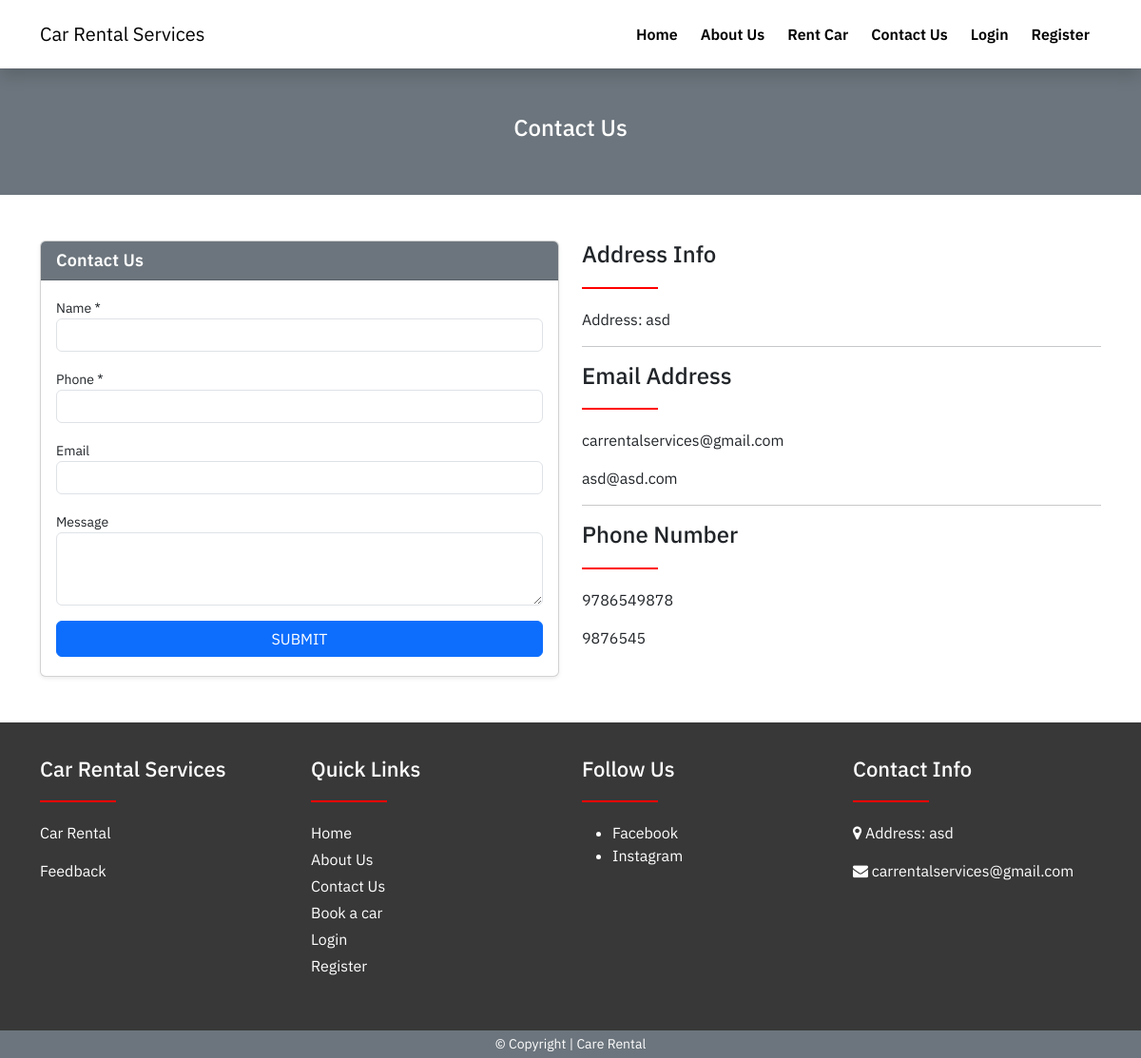
The page /contact-us.php on the database its author committed.
### tables this page shows
CREATE TABLE `web_settings` (
  `id` int(11) UNSIGNED NOT NULL,
  `title` varchar(255) NOT NULL,
  `url` varchar(255) DEFAULT NULL,
  `description` varchar(1000) DEFAULT NULL,
  `logo` varchar(100) DEFAULT NULL,
  `address` varchar(500) DEFAULT NULL,
  `email1` varchar(100) DEFAULT NULL,
  `email2` varchar(100) DEFAULT NULL,
  `phone1` varchar(15) DEFAULT NULL,
  `phone2` varchar(15) DEFAULT NULL
);

CREATE TABLE `social_medias` (
  `id` int(11) UNSIGNED NOT NULL,
  `name` varchar(100) NOT NULL,
  `slug` varchar(150) NOT NULL,
  `status` tinyint(1) DEFAULT 0 COMMENT '0=show,1=hide'
);

### config/function.php (called while the page is built, shortened)
<?php
require 'dbcon.php';
function getAll($tableName, $status = NULL){
    global $conn;
    $table = mysqli_real_escape_string($conn, $tableName);
    if($status == 'status'){
        $query = "SELECT * FROM $table WHERE status=0";
    }else{
        $query = "SELECT * FROM $table";
    }
    return mysqli_query($conn, $query);
}
function getById($tableName, $id){
    global $conn;
    $table = mysqli_real_escape_string($conn, $tableName);
    $id = mysqli_real_escape_string($conn, $id);
    $query = "SELECT * FROM $table WHERE id='$id' LIMIT 1";
    $result = mysqli_query($conn, $query);
    if($result){
        if(mysqli_num_rows($result) == 1){
            $row = mysqli_fetch_array($result, MYSQLI_ASSOC);
            $response = [
                'status' => 200,
                'data' => $row
            ];
            return $response;
        }else{
            $response = [
                'status' => 404,
                'message' => 'No Data Found'
            ];
            return $response;
        }
    }else{
        $response = [
            'status' => 500,
            'message' => 'Something Went Wrong!'
        ];
        return $response;
    }
}
function webSetting($string){
    $setting = getById('web_settings',1);
    if($setting['status'] == 200){
        return $setting['data'][$string];
    }
}
?>

### contact-us.php (the view)
<?php include('includes/header.php'); ?>
<div class="py-5 bg-secondary">
    <div class="container text-center">
        <h4 class="text-white">Contact Us</h4>
    </div>
</div>
<div class="py-5">
    <div class="container">
        <div class="row">
            <div class="col-md-6">
                <div class="card shadow-sm">
                    <div class="card-header bg-web">
                        <h4 class="title1 mb-0 text-white">Contact Us</h4>
                    </div>
                    <div class="card-body">
                        <form action="#" method="POST">
                            <div class="mb-3">
                                <label>Name *</label>
                                <input type="text" name="name" required class="form-control" />
                            </div>
                            <div class="mb-3">
                                <label>Phone *</label>
                                <input type="text" name="phone" required class="form-control" />
                            </div>
                            <div class="mb-3">
                                <label>Email</label>
                                <input type="text" name="email" class="form-control" />
                            </div>
                            <div class="mb-3">
                                <label>  Message</label>
                                <textarea name="comment" class="form-control" rows="3"></textarea>
                            </div>
                            <div class="mb-1">
                                <button type="sumbit" name="enquiryBtn" class="btn btn-primary w-100">SUBMIT</button>
                            </div>
                        </form>
                    </div>
                </div>
            </div>
            <div class="col-md-6">
                <h4>Address Info</h4>
                <div class="underline"></div>
                <p>Address: <?= webSetting('address'); ?></p>
                <hr>
                <h4>Email Address</h4>
                <div class="underline"></div>
                <p><?= webSetting('email1'); ?></p>
                <p><?= webSetting('email2'); ?></p>
                <hr>
                <h4>Phone Number</h4>
                <div class="underline"></div>
                <p><?= webSetting('phone1'); ?></p>
                <p><?= webSetting('phone2') ?? '-'; ?></p>
            </div>
        </div>
    </div>
</div>
<?php include('includes/footer.php'); ?>

### includes/navbar.php (shortened to what this page needs)
<div class="shadow sticky-top">
     <nav class="navbar navbar-expand-lg bg-white">
        <div class="container">
            <a class="navbar-brand" href="index.php">
                <?= webSetting('title'); ?>
            </a>
            <div class="collapse navbar-collapse" id="navbarSupportedContent">
                <ul class="navbar-nav ms-auto mb-2 mb-lg-0">
                    <li class="nav-item">
                        <a class="nav-link active" href="index.php">Home</a>
                    </li>
                    <li class="nav-item">
                        <a class="nav-link" href="about-us.php">About Us</a>
                    </li>
                    <li class="nav-item">
                        <a class="nav-link" href="cars.php">Rent Car</a>
                    </li>
                    <li class="nav-item">
                        <a class="nav-link" href="contact-us.php">Contact Us</a>
                    </li>
                    <?php
                        if(isset($_SESSION['loggedIn'])){
                            ?>
                            <li class="nav-item dropdown my-auto">
                                <a class="btn border me-2 dropdown-toggle" href="#" role="button" data-bs-toggle="dropdown" aria-expanded="false">
                                    <i class="fa fa-user"></i> <?= $_SESSION['loggedInUser']['name']; ?>
                                </a>
                                <ul class="dropdown-menu">
                                    <li><a class="dropdown-item" href="profile.php">My Profile</a></li>
                                    <li><a class="dropdown-item" href="my-bookings.php">My Bookings</a></li>
                                    <li><a class="dropdown-item" href="logout.php"> <i class="fa fa-sign-out"></i> Logout</a></li>
                                </ul>
                            </li>
                            <?php
                        }
                        else
                        {
                            ?>
                            <li class="nav-item">
                                <a class="nav-link" href="login.php">Login</a>
                            </li>
                            <li class="nav-item">
                                <a class="nav-link" href="register.php">Register</a>
                            </li>
                            <?php
                        }
                    ?>
                </ul>
            </div>
        </div>
    </nav>
</div>

### includes/footer.php (shortened to what this page needs)
    <div class="footer-bg">
        <div class="container">
            <div class="row">
                <div class="col-md-3 mb-3">
                    <h4><?= webSetting('title') ?? 'Website Name' ?></h4>
                    <div class="underline"></div>
                    <p>
                       Car Rental
                    </p>
                    <p
                    class="mb-1"><a href="feedback.php">Feedback</a>
                    </p>
                </div>
                <div class="col-md-3 mb-3">
                    <h4>Quick Links</h4>
                    <div class="underline"></div>
                    <p class="mb-1"><a href="index.php">Home</a></p>
                    <p class="mb-1"><a href="about-us.php">About Us</a></p>
                    <p class="mb-1"><a href="contact-us.php">Contact Us</a></p>
                    <p class="mb-1"><a href="cars.php">Book a car</a></p>
                    <p class="mb-1"><a href="login.php">Login</a></p>
                    <p class="mb-1"><a href="register.php">Register</a></p>
                </div>
                <div class="col-md-3 mb-3">
                    <h4>Follow Us</h4>
                    <div class="underline"></div>
                    <ul>
                        <?php
                            $socials = getAll('social_medias');
                            if($socials){
                                if(mysqli_num_rows($socials) > 1){
                                    foreach($socials as $socialItem){
                                    ?>
                                        <li>
                                            <a href="<?=$socialItem['slug'];?>" target="_blank">
                                                <?=$socialItem['name'];?>
                                            </a>
                                        </li>
                                    <?php
                                    }
                                }else{
                                    echo '<li>No Social Media</li>';
                                }
                            }else{
                                echo '<li>No Social Media</li>';
                            }
                        ?>
                    </ul>
                </div>
                <div class="col-md-3 mb-3">
                    <h4>Contact Info</h4>
                    <div class="underline"></div>
                    <p><i class="fa fa-map-marker"></i> Address: <?= webSetting('address'); ?></p>
                    <p class="mb-1"> <i class="fa fa-envelope"></i> <?= webSetting('email1'); ?></p>
                </div>
            </div>
        </div>
    </div>
    <div class="py-1 bg-web">
        <div class="container">
            <p class="mb-0 fs-14 text-white text-center">© Copyright | Care Rental</p>
        </div>
    </div>
</body>
</html>

### assets/css/style.css (style rules this page uses)
html,body { font-family: 'IBM Plex Sans', sans-serif; }
a { text-decoration: none; }
label { font-size: 14px; }
.form-control { font-size: 14px !important; }
.underline { height: 2px; width: 80px; background-color: red; margin-top: 20px; margin-bottom: 20px; }
.fs-14 { font-size: 14px; }
.title1 { font-size: 18px; font-weight: 600; line-height: 1.33; letter-spacing: .16px; color: #1f1f1f; margin-bottom: 0px; }
.nav-link { padding: 16px 12px !important; font-weight: 600; color: #000 !important; }
.footer-bg { background-color: #383838; padding-top: 36px; padding-bottom: 36px; color: #fff; }
.footer-bg h4 { font-size: 22px; }
.footer-bg a { color: #fff; }
.card-header { background-color: #6c757d!important; color: #fff; }
.bg-web { background-color: #6c757d; }

### rows shown on the page
web_settings: title "Car Rental Services", address "asd", email1 "carrentalservices@gmail.com", email2 "asd@asd.com", phone1 "9786549878", phone2 "9876545"
social_medias: name "Facebook"
social_medias: name "Instagram"
